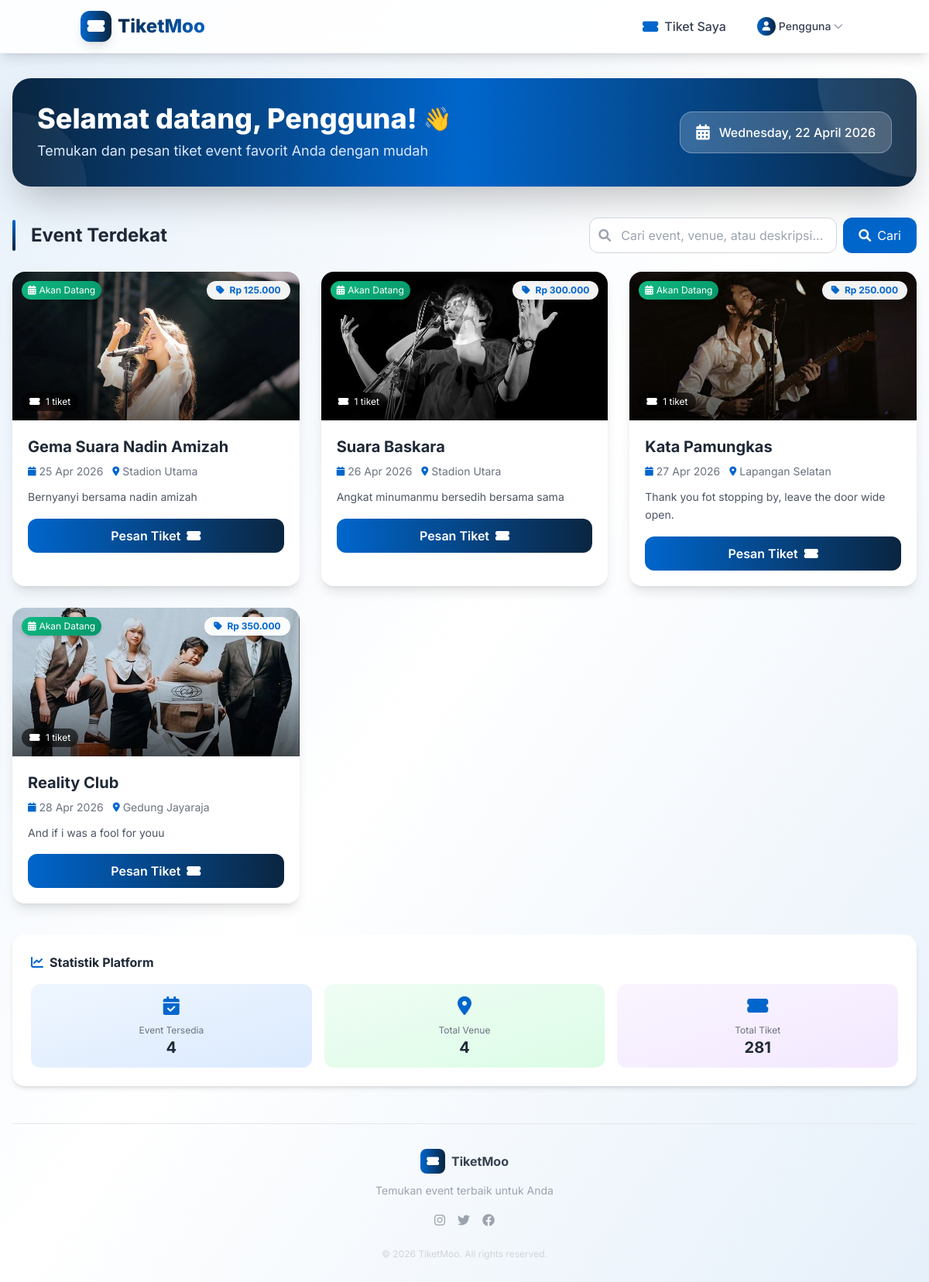
Page /user/dashboard.php (signed in) on the committed database.
### tables this page shows
CREATE TABLE `event` (
  `id_event` int(11) NOT NULL,
  `nama_event` varchar(150) DEFAULT NULL,
  `tanggal` date DEFAULT NULL,
  `id_venue` int(11) DEFAULT NULL,
  `deskripsi` text DEFAULT NULL,
  `foto` varchar(255) DEFAULT NULL
);

CREATE TABLE `venue` (
  `id_venue` int(11) NOT NULL,
  `nama_venue` varchar(100) DEFAULT NULL,
  `alamat` text DEFAULT NULL,
  `kapasitas` int(11) DEFAULT NULL
);

### user/dashboard.php (the view, shortened to what this page needs)
<?php
include '../config/koneksi.php';
$limit = 6;
$page = isset($_GET['page']) ? (int)$_GET['page'] : 1;
$offset = ($page - 1) * $limit;
$search = isset($_GET['search']) ? mysqli_real_escape_string($conn, $_GET['search']) : '';
$search_condition = "";
$query_event = mysqli_query($conn, "
    SELECT event.*, venue.nama_venue, venue.alamat, venue.kapasitas,
           (SELECT COUNT(*) FROM tiket WHERE tiket.id_event = event.id_event) as total_tiket
    FROM event
    JOIN venue ON event.id_venue = venue.id_venue
    WHERE event.tanggal >= CURDATE() $search_condition
    ORDER BY event.tanggal ASC
    LIMIT $offset, $limit
");
$query_all_event = mysqli_query($conn, "SELECT COUNT(*) as total FROM event WHERE tanggal >= CURDATE()");
$total_event_available = mysqli_fetch_assoc($query_all_event)['total'] ?? 0;
$query_venue = mysqli_query($conn, "SELECT COUNT(*) as total FROM venue");
$total_venue = mysqli_fetch_assoc($query_venue)['total'] ?? 0;
$query_total_tiket = mysqli_query($conn, "SELECT SUM(kuota) as total FROM tiket");
$total_tiket = mysqli_fetch_assoc($query_total_tiket)['total'] ?? 0;
function safe($data) {
    return htmlspecialchars($data ?? '', ENT_QUOTES, 'UTF-8');
}
?>
<!DOCTYPE html>
<html lang="id">
<head>
    <script src="https://cdn.tailwindcss.com"></script>
    <link rel="stylesheet" href="https://cdnjs.cloudflare.com/ajax/libs/font-awesome/6.0.0-beta3/css/all.min.css">
</head>
<body class="bg-gradient-to-br from-soft-blue via-white to-soft-blue min-h-screen">
    <nav class="bg-white/90 backdrop-blur-md shadow-lg sticky top-0 z-50 border-b border-gray-100">
        <div class="container mx-auto px-4 py-3 flex justify-between items-center">
            <div class="flex items-center space-x-2">
                <div class="w-10 h-10 bg-gradient-to-r from-accent-blue to-navy rounded-xl flex items-center justify-center shadow-lg animate-pulse-slow">
                    <i class="fas fa-ticket-alt text-white text-xl"></i>
                </div>
                <span class="font-extrabold text-2xl gradient-text">TiketMoo</span>
            </div>
            <div class="flex items-center space-x-5">
                <a href="my_tickets.php" class="relative group">
                    <div class="flex items-center gap-2 px-3 py-2 rounded-xl hover:bg-soft-blue transition-all duration-300">
                        <i class="fas fa-ticket-alt text-accent-blue text-lg group-hover:scale-110 transition"></i>
                        <span class="font-medium text-gray-700 hidden md:inline">Tiket Saya</span>
                    </div>
                </a>
                <div class="relative profile-dropdown">
                   <button class="flex items-center gap-1 px-2 py-1 rounded-lg hover:bg-soft-blue transition-all duration-300 group">
    <div class="w-6 h-6 bg-gradient-to-r from-accent-blue to-navy rounded-full flex items-center justify-center shadow-sm">
        <i class="fas fa-user text-white text-xs"></i>
    </div>
    <span class="font-medium text-gray-700 text-sm hidden md:inline">
        <?php echo safe($_SESSION['nama']); ?>
    </span>
    <i class="fas fa-chevron-down text-gray-400 text-xs transition-transform duration-300 group-hover:rotate-180"></i>
</button>
                </div>
            </div>
        </div>
    </nav>
    <div class="container mx-auto px-4 py-8 max-w-7xl">
        <div class="relative overflow-hidden bg-gradient-to-r from-navy via-accent-blue to-navy rounded-3xl p-8 text-white mb-10 animate-[slideIn_0.5s_ease-out] shadow-2xl">
            <div class="absolute top-0 right-0 w-64 h-64 bg-white/10 rounded-full -mr-32 -mt-32"></div>
            <div class="absolute bottom-0 left-0 w-48 h-48 bg-white/5 rounded-full -ml-24 -mb-24"></div>
            <div class="relative z-10 flex flex-col md:flex-row justify-between items-center">
                <div>
                    <h1 class="text-3xl md:text-4xl font-extrabold mb-2 flex items-center gap-2">
                        Selamat datang, <?php echo safe($_SESSION['nama']); ?>!
                        <span class="text-3xl animate-wave">👋</span>
                    </h1>
                    <p class="text-blue-100 text-lg">Temukan dan pesan tiket event favorit Anda dengan mudah</p>
                </div>
                <div class="mt-4 md:mt-0">
                    <div class="bg-white/20 backdrop-blur-sm rounded-2xl px-5 py-3 flex items-center gap-3 border border-white/30">
                        <i class="fas fa-calendar-alt text-xl animate-pulse"></i>
                        <span class="font-medium"><?php echo date('l, d F Y'); ?></span>
                    </div>
                </div>
            </div>
        </div>
        <div class="mb-10">
            <div class="flex flex-col md:flex-row justify-between items-center gap-4 mb-6">
                <div class="flex items-center gap-3">
                    <div class="w-1 h-10 bg-gradient-to-b from-accent-blue to-navy rounded-full"></div>
                    <h2 class="text-2xl font-bold text-gray-800">
                        <i class="fas fa-fire-flame text-orange-500 mr-2"></i>Event Terdekat
                    </h2>
                </div>
                <form method="GET" action="" class="flex gap-2">
                    <div class="relative">
                        <i class="fas fa-search absolute left-3 top-1/2 transform -translate-y-1/2 text-gray-400"></i>
                        <input
                            type="text"
                            name="search"
                            id="searchInput"
                            class="search-input pl-10 pr-4 py-2.5 w-64 md:w-80 border border-gray-300 rounded-xl focus:outline-none focus:border-accent-blue transition-all"
                            placeholder="Cari event, venue, atau deskripsi..."
                            value="<?= htmlspecialchars($search) ?>"
                        >
                    </div>
                    <button type="submit" class="bg-accent-blue text-white px-5 py-2.5 rounded-xl hover:bg-blue-700 transition-all duration-300 flex items-center gap-2">
                        <i class="fas fa-search"></i>
                        <span class="hidden sm:inline">Cari</span>
                    </button>
                </form>
            </div>
            <div class="grid grid-cols-1 md:grid-cols-2 lg:grid-cols-3 gap-7">
                <?php
                if($query_event && mysqli_num_rows($query_event) > 0) {
                    while($event = mysqli_fetch_assoc($query_event)) {
                        $query_harga_termurah = mysqli_query($conn, "
                            SELECT MIN(harga) as harga_termurah FROM tiket WHERE id_event = " . intval($event['id_event'])
                        );
                        $harga_data = mysqli_fetch_assoc($query_harga_termurah);
                        $harga_termurah = $harga_data['harga_termurah'] ?? 0;
                        $harga_text = ($harga_termurah > 0) ? 'Rp ' . number_format($harga_termurah, 0, ',', '.') : 'Gratis';
                        $foto_event = (!empty($event['foto'])) ? "../uploads/event/" . $event['foto'] : "https://placehold.co/400x250?text=" . urlencode($event['nama_event'] ?? 'Event');
                        $deskripsi = $event['deskripsi'] ?? '';
                        $deskripsi_short = strlen($deskripsi) > 100 ? substr($deskripsi, 0, 100) . '...' : $deskripsi;
                        $today = date('Y-m-d');
                        $event_date = $event['tanggal'];
                        if($event_date == $today) {
                            $badge_status = '<span class="absolute top-3 left-3 z-20 badge-today text-white text-xs px-2 py-1 rounded-full shadow-md"><i class="fas fa-calendar-day mr-1"></i>Hari Ini</span>';
                        } else {
                            $badge_status = '<span class="absolute top-3 left-3 z-20 badge-upcoming text-white text-xs px-2 py-1 rounded-full shadow-md"><i class="fas fa-calendar-alt mr-1"></i>Akan Datang</span>';
                        }
                ?>
                <div class="group relative bg-white rounded-2xl overflow-hidden shadow-lg event-card">
                    <div class="relative h-48 overflow-hidden">
                        <div class="absolute inset-0 bg-gradient-to-t from-black/60 via-transparent to-transparent z-10"></div>
                        <img src="<?= $foto_event ?>" class="w-full h-full object-cover group-hover:scale-110 transition duration-700"
                             alt="<?php echo safe($event['nama_event'] ?? 'Event'); ?>"
                             onerror="this.src='https://placehold.co/400x250?text=' + encodeURIComponent('<?php echo safe($event['nama_event'] ?? 'Event'); ?>')">
                        <?= $badge_status ?>
                        <div class="absolute top-3 right-3 z-20 bg-white/95 backdrop-blur-sm rounded-full px-3 py-1 text-xs font-bold text-accent-blue shadow-lg">
                            <i class="fas fa-tag mr-1"></i> <?= $harga_text ?>
                        </div>
                        <div class="absolute bottom-3 left-3 z-20 bg-black/60 backdrop-blur-sm rounded-full px-2.5 py-1 text-xs text-white">
                            <i class="fas fa-ticket-alt mr-1"></i> <?= $event['total_tiket'] ?? 0 ?> tiket
                        </div>
                    </div>
                    <div class="p-5">
                        <h3 class="font-bold text-xl text-gray-800 mb-2 line-clamp-1"><?php echo safe($event['nama_event'] ?? 'Event'); ?></h3>
                        <div class="flex items-center gap-3 text-gray-500 text-sm mb-3">
                            <div class="flex items-center gap-1">
                                <i class="fas fa-calendar text-accent-blue text-xs"></i>
                                <span><?= date('d M Y', strtotime($event['tanggal'] ?? 'now')) ?></span>
                            </div>
                            <div class="flex items-center gap-1">
                                <i class="fas fa-map-marker-alt text-accent-blue text-xs"></i>
                                <span class="truncate"><?php echo safe($event['nama_venue'] ?? 'Venue'); ?></span>
                            </div>
                        </div>
                        <p class="text-gray-600 text-sm leading-relaxed line-clamp-2 mb-4">
                            <?php echo safe($deskripsi_short); ?>
                        </p>
                        <a href="detail.php?id=<?= $event['id_event'] ?>"
                           class="group relative w-full bg-gradient-to-r from-accent-blue to-navy text-white py-2.5 rounded-xl font-semibold hover:shadow-lg transition-all duration-300 flex items-center justify-center gap-2 overflow-hidden">
                            <span class="relative z-10">Pesan Tiket</span>
                            <i class="fas fa-ticket-alt relative z-10 group-hover:translate-x-1 transition"></i>
                        </a>
                    </div>
                </div>
                <?php
                    }
                } ?>
            </div>
        </div>
        <div class="bg-white rounded-2xl shadow-md p-6 hover:shadow-xl transition-all duration-300 mt-6">
            <h3 class="font-bold text-gray-800 mb-4 flex items-center gap-2">
                <i class="fas fa-chart-line text-accent-blue"></i>
                Statistik Platform
            </h3>
            <div class="grid grid-cols-1 md:grid-cols-3 gap-4">
                <div class="text-center p-3 rounded-xl bg-gradient-to-br from-blue-50 to-blue-100 cursor-pointer hover:scale-105 transition" onclick="window.location.href='events.php'">
                    <i class="fas fa-calendar-check text-2xl text-accent-blue mb-2"></i>
                    <p class="text-xs text-gray-500">Event Tersedia</p>
                    <p class="font-bold text-xl text-gray-800"><?= number_format($total_event_available, 0, ',', '.') ?></p>
                </div>
                <div class="text-center p-3 rounded-xl bg-gradient-to-br from-green-50 to-green-100 cursor-pointer hover:scale-105 transition" onclick="window.location.href='venues.php'">
                    <i class="fas fa-map-marker-alt text-2xl text-accent-blue mb-2"></i>
                    <p class="text-xs text-gray-500">Total Venue</p>
                    <p class="font-bold text-xl text-gray-800"><?= number_format($total_venue, 0, ',', '.') ?></p>
                </div>
                <div class="text-center p-3 rounded-xl bg-gradient-to-br from-purple-50 to-purple-100">
                    <i class="fas fa-ticket-alt text-2xl text-accent-blue mb-2"></i>
                    <p class="text-xs text-gray-500">Total Tiket</p>
                    <p class="font-bold text-xl text-gray-800"><?= number_format($total_tiket, 0, ',', '.') ?></p>
                </div>
            </div>
        </div>
        <footer class="mt-12 pt-8 border-t border-gray-200">
            <div class="text-center">
                <div class="flex justify-center items-center gap-2 mb-3">
                    <div class="w-8 h-8 bg-gradient-to-r from-accent-blue to-navy rounded-lg flex items-center justify-center">
                        <i class="fas fa-ticket-alt text-white text-sm"></i>
                    </div>
                    <span class="font-bold text-gray-700">TiketMoo</span>
                </div>
                <p class="text-gray-400 text-sm">Temukan event terbaik untuk Anda</p>
                <div class="flex justify-center gap-4 mt-4">
                    <a href="#" class="text-gray-400 hover:text-accent-blue transition"><i class="fab fa-instagram"></i></a>
                    <a href="#" class="text-gray-400 hover:text-accent-blue transition"><i class="fab fa-twitter"></i></a>
                    <a href="#" class="text-gray-400 hover:text-accent-blue transition"><i class="fab fa-facebook"></i></a>
                </div>
                <p class="text-gray-300 text-xs mt-6">© <?= date('Y') ?> TiketMoo. All rights reserved.</p>
            </div>
        </footer>
    </div>
</body>
</html>

### user/dashboard.php (style rules this page uses)
.event-card { transition: all 0.4s cubic-bezier(0.4, 0, 0.2, 1); }
.line-clamp-2 { display: -webkit-box; -webkit-line-clamp: 2; -webkit-box-orient: vertical; overflow: hidden; }
.gradient-text { background: linear-gradient(135deg, #0a2540 0%, #0066cc 100%); -webkit-background-clip: text; -webkit-text-fill-color: transparent; }
body { font-family: 'Inter', sans-serif; }
.badge-upcoming { background: linear-gradient(135deg, #10b981 0%, #059669 100%); }
.profile-dropdown { transition: all 0.3s ease; }
.animate-wave { animation: wave 1s ease-in-out infinite; display: inline-block; }

### rows in the picture
event: foto (picture), shows "Akan Datang", harga_text "Rp 125.000", total_tiket "1", nama_event "Gema Suara Nadin Amizah", tanggal "25 Apr 2026", id_venue.nama_venue "Stadion Utama", deskripsi "Bernyanyi bersama nadin amizah"
event: foto (picture), shows "Akan Datang", harga_text "Rp 300.000", total_tiket "1", nama_event "Suara Baskara", tanggal "26 Apr 2026", id_venue.nama_venue "Stadion Utara", deskripsi "Angkat minumanmu bersedih bersama sama"
event: foto (picture), shows "Akan Datang", harga_text "Rp 250.000", total_tiket "1", nama_event "Kata Pamungkas", tanggal "27 Apr 2026", id_venue.nama_venue "Lapangan Selatan", deskripsi "Thank you fot stopping by, leave the door wide open."
event: foto (picture), shows "Akan Datang", harga_text "Rp 350.000", total_tiket "1", nama_event "Reality Club", tanggal "28 Apr 2026", id_venue.nama_venue "Gedung Jayaraja", deskripsi "And if i was a fool for youu"

### other values in the picture
safe($_SESSION['nama']) "Pengguna"
$total_event_available "4"
$total_venue "4"
$total_tiket "281"
